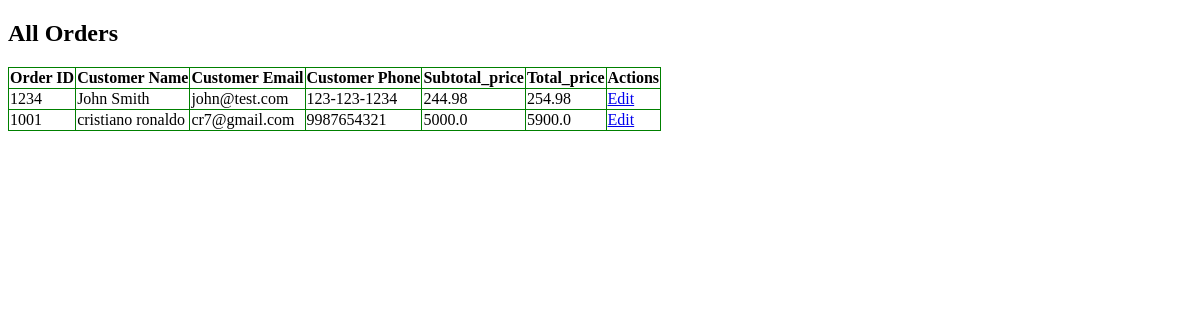
Page /app/orders/ on the earlier database version.
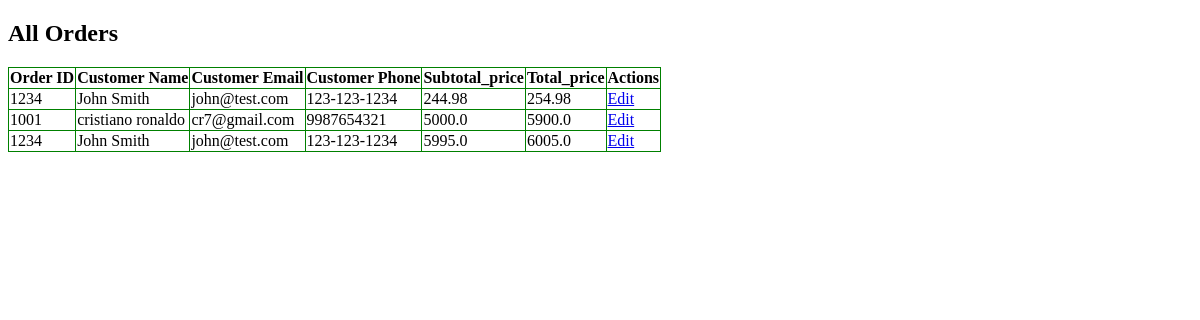
Same page on the later database version.
### myApp/models.py (models this page shows, shortened)
class Order(models.Model):
    orderno     = models.IntegerField()
    customer_name   = models.CharField(max_length=64)
    customer_phone = models.CharField(max_length=15)
    customer_email = models.EmailField()
    total_price = models.FloatField()
    subtotal_price = models.FloatField()

### myApp/views.py (the view)
# urls.py: path('orders/', OrderDetail.as_view(), name='orders'),
class OrderDetail(View):
    def get(self, request, *args, **kwargs):
        orders = Order.objects.all()
        return render(request, 'myApp/show.html', {'orders':orders})

### myApp/templates/myApp/show.html (shortened to what this page needs)
<!DOCTYPE html>
<html lang="en">
<head>
	{% load staticfiles %}
</head>
<body>
<h2>All Orders</h2>
<table class="example-table" border="0">
	<thead class="thead-dark">
	<tr>
		<th>Order ID</th>
		<th>Customer Name</th>
		<th>Customer Email</th>
    <th>Customer Phone</th>
		<th>Subtotal_price</th>
		<th>Total_price</th>
    <th>Actions</th>
	</tr>
	</thead>
	<tbody>
		{% for order in orders %}
		<tr>
			<td>{{ order.orderno }}</td>
			<td>{{ order.customer_name }}</td>
			<td>{{ order.customer_email }}</td>
			<td>{{ order.customer_phone }}</td>
			<td> {{ order.subtotal_price }}</td>
      <td> {{ order.total_price }}</td>
			<td>
				<a href="{% url "order_update"  order.id %}"><span class="glyphicon glyphicon-pencil" >Edit</span></a>
			</td>
		</tr>
		{% endfor %}
	</tbody>
</table>
</body>
</html>

### myApp/templates/myApp/show.html (style rules this page uses)
table.example-table, .example-table td ,.example-table th { border: 1px solid green; border-collapse: collapse; }

Differences in the rows shown:
added Order: orderno "1234", customer_name "John Smith", customer_email "john@test.com", customer_phone "123-123-1234", subtotal_price "5995.0", total_price "6005.0"
